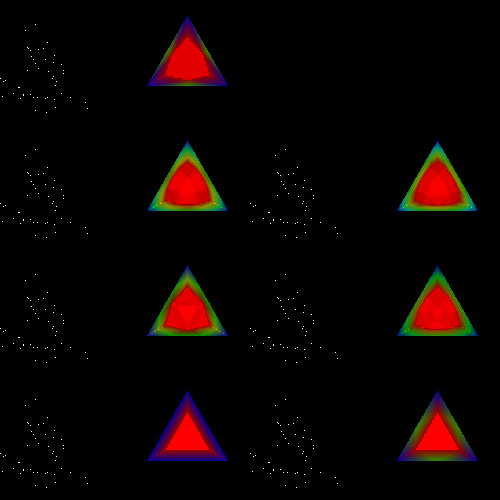

Recreate this plot in Python.
#!/usr/bin/env python
# Demonstrate Lagrange tetrahedron interpolation, intersection, and clipping for orders 1-7.

import math

import vtkmodules.vtkInteractionStyle  # noqa: F401
import vtkmodules.vtkRenderingOpenGL2  # noqa: F401

from vtkmodules.vtkCommonCore import reference, vtkDoubleArray, vtkMinimalStandardRandomSequence, vtkPoints
from vtkmodules.vtkCommonDataModel import (
    vtkCellArray,
    vtkLagrangeTetra,
    vtkPolyData,
    vtkUnstructuredGrid,
)
from vtkmodules.vtkFiltersGeneral import vtkClipDataSet
from vtkmodules.vtkFiltersGeometry import vtkDataSetSurfaceFilter
from vtkmodules.vtkRenderingCore import (
    vtkActor,
    vtkPolyDataMapper,
    vtkRenderWindow,
    vtkRenderWindowInteractor,
    vtkRenderer,
)

# Data generation: compute intersection and clip results for each order.
n_points_for_order = [-1, 4, 10, 20, 35, 56, 84, 15]
center = [0.5, 0.5, 0.0]

# Order 1 (4 points).
cell_order_1 = vtkLagrangeTetra()
cell_order_1.GetPointIds().SetNumberOfIds(4)
cell_order_1.GetPoints().SetNumberOfPoints(4)
cell_order_1.Initialize()
coords_1 = cell_order_1.GetParametricCoords()
for i in range(4):
    cell_order_1.GetPointIds().SetId(i, i)
    cell_order_1.GetPoints().SetPoint(i, coords_1[3 * i], coords_1[3 * i + 1], coords_1[3 * i + 2])

sequence_1 = vtkMinimalStandardRandomSequence()
sequence_1.SetSeed(1)
hit_points_1 = vtkPoints()
hit_verts_1 = vtkCellArray()
for i in range(500):
    p0 = [0.0, 0.0, 0.0]
    p1 = [0.0, 0.0, 0.0]
    for pt in [p0, p1]:
        theta = 2.0 * math.pi * sequence_1.GetValue()
        sequence_1.Next()
        phi = math.pi * sequence_1.GetValue()
        sequence_1.Next()
        pt[0] = 1.5 * math.cos(theta) * math.sin(phi) + center[0]
        pt[1] = 1.5 * math.sin(theta) * math.sin(phi) + center[1]
        pt[2] = 1.5 * math.cos(phi) + center[2]
    t_val = reference(0.0)
    x = [0.0, 0.0, 0.0]
    pcoords = [0.0, 0.0, 0.0]
    sub_id = reference(0)
    result = cell_order_1.IntersectWithLine(p0, p1, 1.0e-7, t_val, x, pcoords, sub_id)
    if result:
        pid = hit_points_1.InsertNextPoint(x)
        hit_verts_1.InsertNextCell(1, [pid])

hit_pd_1 = vtkPolyData()
hit_pd_1.SetPoints(hit_points_1)
hit_pd_1.SetVerts(hit_verts_1)

ug_1 = vtkUnstructuredGrid()
ug_1.SetPoints(cell_order_1.GetPoints())
cell_array_1 = vtkCellArray()
cell_array_1.InsertNextCell(cell_order_1)
ug_1.SetCells(cell_order_1.GetCellType(), cell_array_1)
radiant_1 = vtkDoubleArray()
radiant_1.SetName("Distance from Origin")
radiant_1.SetNumberOfTuples(4)
max_dist_1 = 0.0
for i in range(4):
    xyz = cell_order_1.GetPoints().GetPoint(i)
    dist = math.sqrt(xyz[0] ** 2 + xyz[1] ** 2 + xyz[2] ** 2)
    radiant_1.SetValue(i, dist)
    max_dist_1 = max(dist, max_dist_1)
ug_1.GetPointData().AddArray(radiant_1)
ug_1.GetPointData().SetScalars(radiant_1)

clip_1 = vtkClipDataSet()
clip_1.SetValue(max_dist_1 * 0.5)
clip_1.SetInputData(ug_1)
surface_filter_1 = vtkDataSetSurfaceFilter()
surface_filter_1.SetInputConnection(clip_1.GetOutputPort())
surface_filter_1.Update()
clip_pd_1 = vtkPolyData()
clip_pd_1.DeepCopy(surface_filter_1.GetOutput())

# Order 2 (10 points).
cell_order_2 = vtkLagrangeTetra()
cell_order_2.GetPointIds().SetNumberOfIds(10)
cell_order_2.GetPoints().SetNumberOfPoints(10)
cell_order_2.Initialize()
coords_2 = cell_order_2.GetParametricCoords()
for i in range(10):
    cell_order_2.GetPointIds().SetId(i, i)
    cell_order_2.GetPoints().SetPoint(i, coords_2[3 * i], coords_2[3 * i + 1], coords_2[3 * i + 2])

sequence_2 = vtkMinimalStandardRandomSequence()
sequence_2.SetSeed(1)
hit_points_2 = vtkPoints()
hit_verts_2 = vtkCellArray()
for i in range(500):
    p0 = [0.0, 0.0, 0.0]
    p1 = [0.0, 0.0, 0.0]
    for pt in [p0, p1]:
        theta = 2.0 * math.pi * sequence_2.GetValue()
        sequence_2.Next()
        phi = math.pi * sequence_2.GetValue()
        sequence_2.Next()
        pt[0] = 1.5 * math.cos(theta) * math.sin(phi) + center[0]
        pt[1] = 1.5 * math.sin(theta) * math.sin(phi) + center[1]
        pt[2] = 1.5 * math.cos(phi) + center[2]
    t_val = reference(0.0)
    x = [0.0, 0.0, 0.0]
    pcoords = [0.0, 0.0, 0.0]
    sub_id = reference(0)
    result = cell_order_2.IntersectWithLine(p0, p1, 1.0e-7, t_val, x, pcoords, sub_id)
    if result:
        pid = hit_points_2.InsertNextPoint(x)
        hit_verts_2.InsertNextCell(1, [pid])

hit_pd_2 = vtkPolyData()
hit_pd_2.SetPoints(hit_points_2)
hit_pd_2.SetVerts(hit_verts_2)

ug_2 = vtkUnstructuredGrid()
ug_2.SetPoints(cell_order_2.GetPoints())
cell_array_2 = vtkCellArray()
cell_array_2.InsertNextCell(cell_order_2)
ug_2.SetCells(cell_order_2.GetCellType(), cell_array_2)
radiant_2 = vtkDoubleArray()
radiant_2.SetName("Distance from Origin")
radiant_2.SetNumberOfTuples(10)
max_dist_2 = 0.0
for i in range(10):
    xyz = cell_order_2.GetPoints().GetPoint(i)
    dist = math.sqrt(xyz[0] ** 2 + xyz[1] ** 2 + xyz[2] ** 2)
    radiant_2.SetValue(i, dist)
    max_dist_2 = max(dist, max_dist_2)
ug_2.GetPointData().AddArray(radiant_2)
ug_2.GetPointData().SetScalars(radiant_2)

clip_2 = vtkClipDataSet()
clip_2.SetValue(max_dist_2 * 0.5)
clip_2.SetInputData(ug_2)
surface_filter_2 = vtkDataSetSurfaceFilter()
surface_filter_2.SetInputConnection(clip_2.GetOutputPort())
surface_filter_2.Update()
clip_pd_2 = vtkPolyData()
clip_pd_2.DeepCopy(surface_filter_2.GetOutput())

# Order 3 (20 points).
cell_order_3 = vtkLagrangeTetra()
cell_order_3.GetPointIds().SetNumberOfIds(20)
cell_order_3.GetPoints().SetNumberOfPoints(20)
cell_order_3.Initialize()
coords_3 = cell_order_3.GetParametricCoords()
for i in range(20):
    cell_order_3.GetPointIds().SetId(i, i)
    cell_order_3.GetPoints().SetPoint(i, coords_3[3 * i], coords_3[3 * i + 1], coords_3[3 * i + 2])

sequence_3 = vtkMinimalStandardRandomSequence()
sequence_3.SetSeed(1)
hit_points_3 = vtkPoints()
hit_verts_3 = vtkCellArray()
for i in range(500):
    p0 = [0.0, 0.0, 0.0]
    p1 = [0.0, 0.0, 0.0]
    for pt in [p0, p1]:
        theta = 2.0 * math.pi * sequence_3.GetValue()
        sequence_3.Next()
        phi = math.pi * sequence_3.GetValue()
        sequence_3.Next()
        pt[0] = 1.5 * math.cos(theta) * math.sin(phi) + center[0]
        pt[1] = 1.5 * math.sin(theta) * math.sin(phi) + center[1]
        pt[2] = 1.5 * math.cos(phi) + center[2]
    t_val = reference(0.0)
    x = [0.0, 0.0, 0.0]
    pcoords = [0.0, 0.0, 0.0]
    sub_id = reference(0)
    result = cell_order_3.IntersectWithLine(p0, p1, 1.0e-7, t_val, x, pcoords, sub_id)
    if result:
        pid = hit_points_3.InsertNextPoint(x)
        hit_verts_3.InsertNextCell(1, [pid])

hit_pd_3 = vtkPolyData()
hit_pd_3.SetPoints(hit_points_3)
hit_pd_3.SetVerts(hit_verts_3)

ug_3 = vtkUnstructuredGrid()
ug_3.SetPoints(cell_order_3.GetPoints())
cell_array_3 = vtkCellArray()
cell_array_3.InsertNextCell(cell_order_3)
ug_3.SetCells(cell_order_3.GetCellType(), cell_array_3)
radiant_3 = vtkDoubleArray()
radiant_3.SetName("Distance from Origin")
radiant_3.SetNumberOfTuples(20)
max_dist_3 = 0.0
for i in range(20):
    xyz = cell_order_3.GetPoints().GetPoint(i)
    dist = math.sqrt(xyz[0] ** 2 + xyz[1] ** 2 + xyz[2] ** 2)
    radiant_3.SetValue(i, dist)
    max_dist_3 = max(dist, max_dist_3)
ug_3.GetPointData().AddArray(radiant_3)
ug_3.GetPointData().SetScalars(radiant_3)

clip_3 = vtkClipDataSet()
clip_3.SetValue(max_dist_3 * 0.5)
clip_3.SetInputData(ug_3)
surface_filter_3 = vtkDataSetSurfaceFilter()
surface_filter_3.SetInputConnection(clip_3.GetOutputPort())
surface_filter_3.Update()
clip_pd_3 = vtkPolyData()
clip_pd_3.DeepCopy(surface_filter_3.GetOutput())

# Order 4 (35 points).
cell_order_4 = vtkLagrangeTetra()
cell_order_4.GetPointIds().SetNumberOfIds(35)
cell_order_4.GetPoints().SetNumberOfPoints(35)
cell_order_4.Initialize()
coords_4 = cell_order_4.GetParametricCoords()
for i in range(35):
    cell_order_4.GetPointIds().SetId(i, i)
    cell_order_4.GetPoints().SetPoint(i, coords_4[3 * i], coords_4[3 * i + 1], coords_4[3 * i + 2])

sequence_4 = vtkMinimalStandardRandomSequence()
sequence_4.SetSeed(1)
hit_points_4 = vtkPoints()
hit_verts_4 = vtkCellArray()
for i in range(500):
    p0 = [0.0, 0.0, 0.0]
    p1 = [0.0, 0.0, 0.0]
    for pt in [p0, p1]:
        theta = 2.0 * math.pi * sequence_4.GetValue()
        sequence_4.Next()
        phi = math.pi * sequence_4.GetValue()
        sequence_4.Next()
        pt[0] = 1.5 * math.cos(theta) * math.sin(phi) + center[0]
        pt[1] = 1.5 * math.sin(theta) * math.sin(phi) + center[1]
        pt[2] = 1.5 * math.cos(phi) + center[2]
    t_val = reference(0.0)
    x = [0.0, 0.0, 0.0]
    pcoords = [0.0, 0.0, 0.0]
    sub_id = reference(0)
    result = cell_order_4.IntersectWithLine(p0, p1, 1.0e-7, t_val, x, pcoords, sub_id)
    if result:
        pid = hit_points_4.InsertNextPoint(x)
        hit_verts_4.InsertNextCell(1, [pid])

hit_pd_4 = vtkPolyData()
hit_pd_4.SetPoints(hit_points_4)
hit_pd_4.SetVerts(hit_verts_4)

ug_4 = vtkUnstructuredGrid()
ug_4.SetPoints(cell_order_4.GetPoints())
cell_array_4 = vtkCellArray()
cell_array_4.InsertNextCell(cell_order_4)
ug_4.SetCells(cell_order_4.GetCellType(), cell_array_4)
radiant_4 = vtkDoubleArray()
radiant_4.SetName("Distance from Origin")
radiant_4.SetNumberOfTuples(35)
max_dist_4 = 0.0
for i in range(35):
    xyz = cell_order_4.GetPoints().GetPoint(i)
    dist = math.sqrt(xyz[0] ** 2 + xyz[1] ** 2 + xyz[2] ** 2)
    radiant_4.SetValue(i, dist)
    max_dist_4 = max(dist, max_dist_4)
ug_4.GetPointData().AddArray(radiant_4)
ug_4.GetPointData().SetScalars(radiant_4)

clip_4 = vtkClipDataSet()
clip_4.SetValue(max_dist_4 * 0.5)
clip_4.SetInputData(ug_4)
surface_filter_4 = vtkDataSetSurfaceFilter()
surface_filter_4.SetInputConnection(clip_4.GetOutputPort())
surface_filter_4.Update()
clip_pd_4 = vtkPolyData()
clip_pd_4.DeepCopy(surface_filter_4.GetOutput())

# Order 5 (56 points).
cell_order_5 = vtkLagrangeTetra()
cell_order_5.GetPointIds().SetNumberOfIds(56)
cell_order_5.GetPoints().SetNumberOfPoints(56)
cell_order_5.Initialize()
coords_5 = cell_order_5.GetParametricCoords()
for i in range(56):
    cell_order_5.GetPointIds().SetId(i, i)
    cell_order_5.GetPoints().SetPoint(i, coords_5[3 * i], coords_5[3 * i + 1], coords_5[3 * i + 2])

sequence_5 = vtkMinimalStandardRandomSequence()
sequence_5.SetSeed(1)
hit_points_5 = vtkPoints()
hit_verts_5 = vtkCellArray()
for i in range(500):
    p0 = [0.0, 0.0, 0.0]
    p1 = [0.0, 0.0, 0.0]
    for pt in [p0, p1]:
        theta = 2.0 * math.pi * sequence_5.GetValue()
        sequence_5.Next()
        phi = math.pi * sequence_5.GetValue()
        sequence_5.Next()
        pt[0] = 1.5 * math.cos(theta) * math.sin(phi) + center[0]
        pt[1] = 1.5 * math.sin(theta) * math.sin(phi) + center[1]
        pt[2] = 1.5 * math.cos(phi) + center[2]
    t_val = reference(0.0)
    x = [0.0, 0.0, 0.0]
    pcoords = [0.0, 0.0, 0.0]
    sub_id = reference(0)
    result = cell_order_5.IntersectWithLine(p0, p1, 1.0e-7, t_val, x, pcoords, sub_id)
    if result:
        pid = hit_points_5.InsertNextPoint(x)
        hit_verts_5.InsertNextCell(1, [pid])

hit_pd_5 = vtkPolyData()
hit_pd_5.SetPoints(hit_points_5)
hit_pd_5.SetVerts(hit_verts_5)

ug_5 = vtkUnstructuredGrid()
ug_5.SetPoints(cell_order_5.GetPoints())
cell_array_5 = vtkCellArray()
cell_array_5.InsertNextCell(cell_order_5)
ug_5.SetCells(cell_order_5.GetCellType(), cell_array_5)
radiant_5 = vtkDoubleArray()
radiant_5.SetName("Distance from Origin")
radiant_5.SetNumberOfTuples(56)
max_dist_5 = 0.0
for i in range(56):
    xyz = cell_order_5.GetPoints().GetPoint(i)
    dist = math.sqrt(xyz[0] ** 2 + xyz[1] ** 2 + xyz[2] ** 2)
    radiant_5.SetValue(i, dist)
    max_dist_5 = max(dist, max_dist_5)
ug_5.GetPointData().AddArray(radiant_5)
ug_5.GetPointData().SetScalars(radiant_5)

clip_5 = vtkClipDataSet()
clip_5.SetValue(max_dist_5 * 0.5)
clip_5.SetInputData(ug_5)
surface_filter_5 = vtkDataSetSurfaceFilter()
surface_filter_5.SetInputConnection(clip_5.GetOutputPort())
surface_filter_5.Update()
clip_pd_5 = vtkPolyData()
clip_pd_5.DeepCopy(surface_filter_5.GetOutput())

# Order 6 (84 points).
cell_order_6 = vtkLagrangeTetra()
cell_order_6.GetPointIds().SetNumberOfIds(84)
cell_order_6.GetPoints().SetNumberOfPoints(84)
cell_order_6.Initialize()
coords_6 = cell_order_6.GetParametricCoords()
for i in range(84):
    cell_order_6.GetPointIds().SetId(i, i)
    cell_order_6.GetPoints().SetPoint(i, coords_6[3 * i], coords_6[3 * i + 1], coords_6[3 * i + 2])

sequence_6 = vtkMinimalStandardRandomSequence()
sequence_6.SetSeed(1)
hit_points_6 = vtkPoints()
hit_verts_6 = vtkCellArray()
for i in range(500):
    p0 = [0.0, 0.0, 0.0]
    p1 = [0.0, 0.0, 0.0]
    for pt in [p0, p1]:
        theta = 2.0 * math.pi * sequence_6.GetValue()
        sequence_6.Next()
        phi = math.pi * sequence_6.GetValue()
        sequence_6.Next()
        pt[0] = 1.5 * math.cos(theta) * math.sin(phi) + center[0]
        pt[1] = 1.5 * math.sin(theta) * math.sin(phi) + center[1]
        pt[2] = 1.5 * math.cos(phi) + center[2]
    t_val = reference(0.0)
    x = [0.0, 0.0, 0.0]
    pcoords = [0.0, 0.0, 0.0]
    sub_id = reference(0)
    result = cell_order_6.IntersectWithLine(p0, p1, 1.0e-7, t_val, x, pcoords, sub_id)
    if result:
        pid = hit_points_6.InsertNextPoint(x)
        hit_verts_6.InsertNextCell(1, [pid])

hit_pd_6 = vtkPolyData()
hit_pd_6.SetPoints(hit_points_6)
hit_pd_6.SetVerts(hit_verts_6)

ug_6 = vtkUnstructuredGrid()
ug_6.SetPoints(cell_order_6.GetPoints())
cell_array_6 = vtkCellArray()
cell_array_6.InsertNextCell(cell_order_6)
ug_6.SetCells(cell_order_6.GetCellType(), cell_array_6)
radiant_6 = vtkDoubleArray()
radiant_6.SetName("Distance from Origin")
radiant_6.SetNumberOfTuples(84)
max_dist_6 = 0.0
for i in range(84):
    xyz = cell_order_6.GetPoints().GetPoint(i)
    dist = math.sqrt(xyz[0] ** 2 + xyz[1] ** 2 + xyz[2] ** 2)
    radiant_6.SetValue(i, dist)
    max_dist_6 = max(dist, max_dist_6)
ug_6.GetPointData().AddArray(radiant_6)
ug_6.GetPointData().SetScalars(radiant_6)

clip_6 = vtkClipDataSet()
clip_6.SetValue(max_dist_6 * 0.5)
clip_6.SetInputData(ug_6)
surface_filter_6 = vtkDataSetSurfaceFilter()
surface_filter_6.SetInputConnection(clip_6.GetOutputPort())
surface_filter_6.Update()
clip_pd_6 = vtkPolyData()
clip_pd_6.DeepCopy(surface_filter_6.GetOutput())

# Order 7 (15 points).
cell_order_7 = vtkLagrangeTetra()
cell_order_7.GetPointIds().SetNumberOfIds(15)
cell_order_7.GetPoints().SetNumberOfPoints(15)
cell_order_7.Initialize()
coords_7 = cell_order_7.GetParametricCoords()
for i in range(15):
    cell_order_7.GetPointIds().SetId(i, i)
    cell_order_7.GetPoints().SetPoint(i, coords_7[3 * i], coords_7[3 * i + 1], coords_7[3 * i + 2])

sequence_7 = vtkMinimalStandardRandomSequence()
sequence_7.SetSeed(1)
hit_points_7 = vtkPoints()
hit_verts_7 = vtkCellArray()
for i in range(500):
    p0 = [0.0, 0.0, 0.0]
    p1 = [0.0, 0.0, 0.0]
    for pt in [p0, p1]:
        theta = 2.0 * math.pi * sequence_7.GetValue()
        sequence_7.Next()
        phi = math.pi * sequence_7.GetValue()
        sequence_7.Next()
        pt[0] = 1.5 * math.cos(theta) * math.sin(phi) + center[0]
        pt[1] = 1.5 * math.sin(theta) * math.sin(phi) + center[1]
        pt[2] = 1.5 * math.cos(phi) + center[2]
    t_val = reference(0.0)
    x = [0.0, 0.0, 0.0]
    pcoords = [0.0, 0.0, 0.0]
    sub_id = reference(0)
    result = cell_order_7.IntersectWithLine(p0, p1, 1.0e-7, t_val, x, pcoords, sub_id)
    if result:
        pid = hit_points_7.InsertNextPoint(x)
        hit_verts_7.InsertNextCell(1, [pid])

hit_pd_7 = vtkPolyData()
hit_pd_7.SetPoints(hit_points_7)
hit_pd_7.SetVerts(hit_verts_7)

ug_7 = vtkUnstructuredGrid()
ug_7.SetPoints(cell_order_7.GetPoints())
cell_array_7 = vtkCellArray()
cell_array_7.InsertNextCell(cell_order_7)
ug_7.SetCells(cell_order_7.GetCellType(), cell_array_7)
radiant_7 = vtkDoubleArray()
radiant_7.SetName("Distance from Origin")
radiant_7.SetNumberOfTuples(15)
max_dist_7 = 0.0
for i in range(15):
    xyz = cell_order_7.GetPoints().GetPoint(i)
    dist = math.sqrt(xyz[0] ** 2 + xyz[1] ** 2 + xyz[2] ** 2)
    radiant_7.SetValue(i, dist)
    max_dist_7 = max(dist, max_dist_7)
ug_7.GetPointData().AddArray(radiant_7)
ug_7.GetPointData().SetScalars(radiant_7)

clip_7 = vtkClipDataSet()
clip_7.SetValue(max_dist_7 * 0.5)
clip_7.SetInputData(ug_7)
surface_filter_7 = vtkDataSetSurfaceFilter()
surface_filter_7.SetInputConnection(clip_7.GetOutputPort())
surface_filter_7.Update()
clip_pd_7 = vtkPolyData()
clip_pd_7.DeepCopy(surface_filter_7.GetOutput())

# Mappers, actors, renderers for intersection viewports (0, 2, 4, 6, 8, 10, 12).
mapper_0 = vtkPolyDataMapper()
mapper_0.SetInputData(hit_pd_1)
actor_0 = vtkActor()
actor_0.SetMapper(mapper_0)

renderer_0 = vtkRenderer()
renderer_0.SetViewport(0.0, 0.0, 0.25, 0.25)
renderer_0.AddActor(actor_0)
renderer_0.ResetCamera()

mapper_1 = vtkPolyDataMapper()
mapper_1.SetInputData(clip_pd_1)
mapper_1.SetScalarRange(max_dist_1 * 0.5, max_dist_1)
actor_1 = vtkActor()
actor_1.SetMapper(mapper_1)

renderer_1 = vtkRenderer()
renderer_1.SetViewport(0.25, 0.0, 0.5, 0.25)
renderer_1.AddActor(actor_1)

mapper_2 = vtkPolyDataMapper()
mapper_2.SetInputData(hit_pd_2)
actor_2 = vtkActor()
actor_2.SetMapper(mapper_2)

renderer_2 = vtkRenderer()
renderer_2.SetViewport(0.5, 0.0, 0.75, 0.25)
renderer_2.AddActor(actor_2)
renderer_2.ResetCamera()

mapper_3 = vtkPolyDataMapper()
mapper_3.SetInputData(clip_pd_2)
mapper_3.SetScalarRange(max_dist_2 * 0.5, max_dist_2)
actor_3 = vtkActor()
actor_3.SetMapper(mapper_3)

renderer_3 = vtkRenderer()
renderer_3.SetViewport(0.75, 0.0, 1.0, 0.25)
renderer_3.AddActor(actor_3)

mapper_4 = vtkPolyDataMapper()
mapper_4.SetInputData(hit_pd_3)
actor_4 = vtkActor()
actor_4.SetMapper(mapper_4)

renderer_4 = vtkRenderer()
renderer_4.SetViewport(0.0, 0.25, 0.25, 0.5)
renderer_4.AddActor(actor_4)
renderer_4.ResetCamera()

mapper_5 = vtkPolyDataMapper()
mapper_5.SetInputData(clip_pd_3)
mapper_5.SetScalarRange(max_dist_3 * 0.5, max_dist_3)
actor_5 = vtkActor()
actor_5.SetMapper(mapper_5)

renderer_5 = vtkRenderer()
renderer_5.SetViewport(0.25, 0.25, 0.5, 0.5)
renderer_5.AddActor(actor_5)

mapper_6 = vtkPolyDataMapper()
mapper_6.SetInputData(hit_pd_4)
actor_6 = vtkActor()
actor_6.SetMapper(mapper_6)

renderer_6 = vtkRenderer()
renderer_6.SetViewport(0.5, 0.25, 0.75, 0.5)
renderer_6.AddActor(actor_6)
renderer_6.ResetCamera()

mapper_7 = vtkPolyDataMapper()
mapper_7.SetInputData(clip_pd_4)
mapper_7.SetScalarRange(max_dist_4 * 0.5, max_dist_4)
actor_7 = vtkActor()
actor_7.SetMapper(mapper_7)

renderer_7 = vtkRenderer()
renderer_7.SetViewport(0.75, 0.25, 1.0, 0.5)
renderer_7.AddActor(actor_7)

mapper_8 = vtkPolyDataMapper()
mapper_8.SetInputData(hit_pd_5)
actor_8 = vtkActor()
actor_8.SetMapper(mapper_8)

renderer_8 = vtkRenderer()
renderer_8.SetViewport(0.0, 0.5, 0.25, 0.75)
renderer_8.AddActor(actor_8)
renderer_8.ResetCamera()

mapper_9 = vtkPolyDataMapper()
mapper_9.SetInputData(clip_pd_5)
mapper_9.SetScalarRange(max_dist_5 * 0.5, max_dist_5)
actor_9 = vtkActor()
actor_9.SetMapper(mapper_9)

renderer_9 = vtkRenderer()
renderer_9.SetViewport(0.25, 0.5, 0.5, 0.75)
renderer_9.AddActor(actor_9)

mapper_10 = vtkPolyDataMapper()
mapper_10.SetInputData(hit_pd_6)
actor_10 = vtkActor()
actor_10.SetMapper(mapper_10)

renderer_10 = vtkRenderer()
renderer_10.SetViewport(0.5, 0.5, 0.75, 0.75)
renderer_10.AddActor(actor_10)
renderer_10.ResetCamera()

mapper_11 = vtkPolyDataMapper()
mapper_11.SetInputData(clip_pd_6)
mapper_11.SetScalarRange(max_dist_6 * 0.5, max_dist_6)
actor_11 = vtkActor()
actor_11.SetMapper(mapper_11)

renderer_11 = vtkRenderer()
renderer_11.SetViewport(0.75, 0.5, 1.0, 0.75)
renderer_11.AddActor(actor_11)

mapper_12 = vtkPolyDataMapper()
mapper_12.SetInputData(hit_pd_7)
actor_12 = vtkActor()
actor_12.SetMapper(mapper_12)

renderer_12 = vtkRenderer()
renderer_12.SetViewport(0.0, 0.75, 0.25, 1.0)
renderer_12.AddActor(actor_12)
renderer_12.ResetCamera()

mapper_13 = vtkPolyDataMapper()
mapper_13.SetInputData(clip_pd_7)
mapper_13.SetScalarRange(max_dist_7 * 0.5, max_dist_7)
actor_13 = vtkActor()
actor_13.SetMapper(mapper_13)

renderer_13 = vtkRenderer()
renderer_13.SetViewport(0.25, 0.75, 0.5, 1.0)
renderer_13.AddActor(actor_13)

renderer_14 = vtkRenderer()
renderer_14.SetViewport(0.5, 0.75, 0.75, 1.0)
renderer_14.SetBackground(0, 0, 0)

renderer_15 = vtkRenderer()
renderer_15.SetViewport(0.75, 0.75, 1.0, 1.0)
renderer_15.SetBackground(0, 0, 0)

render_window = vtkRenderWindow()
render_window.SetSize(500, 500)
render_window.AddRenderer(renderer_0)
render_window.AddRenderer(renderer_1)
render_window.AddRenderer(renderer_2)
render_window.AddRenderer(renderer_3)
render_window.AddRenderer(renderer_4)
render_window.AddRenderer(renderer_5)
render_window.AddRenderer(renderer_6)
render_window.AddRenderer(renderer_7)
render_window.AddRenderer(renderer_8)
render_window.AddRenderer(renderer_9)
render_window.AddRenderer(renderer_10)
render_window.AddRenderer(renderer_11)
render_window.AddRenderer(renderer_12)
render_window.AddRenderer(renderer_13)
render_window.AddRenderer(renderer_14)
render_window.AddRenderer(renderer_15)
render_window.SetWindowName("lagrange tetra")

# Scene: set camera for intersection viewports.
renderer_0.GetActiveCamera().SetPosition(2, 2, 2)
renderer_0.GetActiveCamera().SetFocalPoint(center[0], center[1], center[2])
renderer_2.GetActiveCamera().SetPosition(2, 2, 2)
renderer_2.GetActiveCamera().SetFocalPoint(center[0], center[1], center[2])
renderer_4.GetActiveCamera().SetPosition(2, 2, 2)
renderer_4.GetActiveCamera().SetFocalPoint(center[0], center[1], center[2])
renderer_6.GetActiveCamera().SetPosition(2, 2, 2)
renderer_6.GetActiveCamera().SetFocalPoint(center[0], center[1], center[2])
renderer_8.GetActiveCamera().SetPosition(2, 2, 2)
renderer_8.GetActiveCamera().SetFocalPoint(center[0], center[1], center[2])
renderer_10.GetActiveCamera().SetPosition(2, 2, 2)
renderer_10.GetActiveCamera().SetFocalPoint(center[0], center[1], center[2])
renderer_12.GetActiveCamera().SetPosition(2, 2, 2)
renderer_12.GetActiveCamera().SetFocalPoint(center[0], center[1], center[2])

# Scene: set camera for clip viewports.
renderer_1.GetActiveCamera().SetPosition(-2.0 * max_dist_1, -2.0 * max_dist_1, -2.0 * max_dist_1)
renderer_1.GetActiveCamera().SetFocalPoint(0, 0, 0)
renderer_3.GetActiveCamera().SetPosition(-2.0 * max_dist_2, -2.0 * max_dist_2, -2.0 * max_dist_2)
renderer_3.GetActiveCamera().SetFocalPoint(0, 0, 0)
renderer_5.GetActiveCamera().SetPosition(-2.0 * max_dist_3, -2.0 * max_dist_3, -2.0 * max_dist_3)
renderer_5.GetActiveCamera().SetFocalPoint(0, 0, 0)
renderer_7.GetActiveCamera().SetPosition(-2.0 * max_dist_4, -2.0 * max_dist_4, -2.0 * max_dist_4)
renderer_7.GetActiveCamera().SetFocalPoint(0, 0, 0)
renderer_9.GetActiveCamera().SetPosition(-2.0 * max_dist_5, -2.0 * max_dist_5, -2.0 * max_dist_5)
renderer_9.GetActiveCamera().SetFocalPoint(0, 0, 0)
renderer_11.GetActiveCamera().SetPosition(-2.0 * max_dist_6, -2.0 * max_dist_6, -2.0 * max_dist_6)
renderer_11.GetActiveCamera().SetFocalPoint(0, 0, 0)
renderer_13.GetActiveCamera().SetPosition(-2.0 * max_dist_7, -2.0 * max_dist_7, -2.0 * max_dist_7)
renderer_13.GetActiveCamera().SetFocalPoint(0, 0, 0)

interactor = vtkRenderWindowInteractor()
interactor.SetRenderWindow(render_window)

interactor.Initialize()
interactor.Start()
